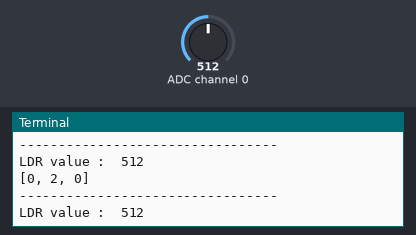
The program below on a simulated Raspberry Pi (BCM pin numbers). Shown: the last lines printed to the terminal. The inputs (shaded band) are chosen by the test bench; at power-on: ADC channel 0 = 512 (analog values on the 0–1023 scale).

Above: at 1.2 s.
1.3 s: ADC channel 0 set to 716
At 1.9 s:
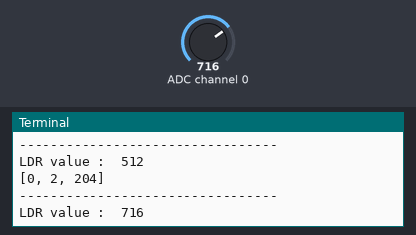
2.8 s: ADC channel 0 set to 900
At 3.4 s:
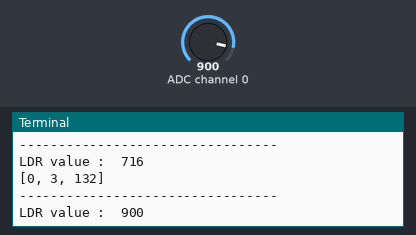
Timing chart, 0 to 5.8 s (numbered marks = the images above; inputs shaded):
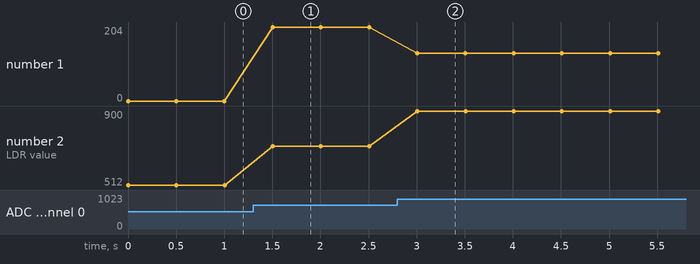

Measured:
- after the input at 1.3 s, the terminal: prints a new line after 0.20 s (image 1)
- after the input at 2.8 s, the terminal: prints a new line after 0.21 s (image 2)
- plotted number 1: 0 → 204 after the input at 1.3 s, 204 → 132 after the input at 2.8 s
- plotted number 2: 512 → 716 after the input at 1.3 s, 716 → 900 after the input at 2.8 s

The program:

ex10_MCP_3008.py
```python
import spidev
import time

delay = 0.5

# mCP3008 채널 중 센서에 연결한 채널 설정
pot_channel = 0

spi = spidev.SpiDev()
spi.open(0, 0)

spi.max_speed_hz = 100000

def readadc(adcnum):
    if adcnum < 0 or adcnum > 7: return -1

    r = spi.xfer2([1, 8 + adcnum <<4, 0])
    print(r)
    data = ((r[1] & 3) << 8) + r[2]

    return data

while True:
    pot_value = readadc(pot_channel)
    print("---------------------------------")
    print("LDR value : ", pot_value)

    time.sleep(delay)
```
